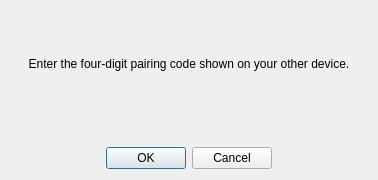
<?xml version="1.0" encoding="UTF-8"?>
<ui version="4.0">
 <class>RemotePinInputDialog</class>
 <widget class="QDialog" name="RemotePinInputDialog">
  <property name="windowModality">
   <enum>Qt::WindowModal</enum>
  </property>
  <property name="geometry">
   <rect>
    <x>0</x>
    <y>0</y>
    <width>378</width>
    <height>180</height>
   </rect>
  </property>
  <property name="sizePolicy">
   <sizepolicy hsizetype="Minimum" vsizetype="Minimum">
    <horstretch>0</horstretch>
    <verstretch>0</verstretch>
   </sizepolicy>
  </property>
  <property name="windowTitle">
   <string>Pairing code entry</string>
  </property>
  <layout class="QVBoxLayout" name="verticalLayout">
   <property name="leftMargin">
    <number>9</number>
   </property>
   <property name="topMargin">
    <number>12</number>
   </property>
   <property name="rightMargin">
    <number>9</number>
   </property>
   <item>
    <layout class="QHBoxLayout" name="horizontalLayout">
     <item>
      <widget class="QLabel" name="label">
       <property name="sizePolicy">
        <sizepolicy hsizetype="Minimum" vsizetype="Expanding">
         <horstretch>0</horstretch>
         <verstretch>0</verstretch>
        </sizepolicy>
       </property>
       <property name="minimumSize">
        <size>
         <width>200</width>
         <height>70</height>
        </size>
       </property>
       <property name="text">
        <string>Enter the four-digit pairing code shown on your other device.</string>
       </property>
       <property name="alignment">
        <set>Qt::AlignCenter</set>
       </property>
       <property name="wordWrap">
        <bool>true</bool>
       </property>
      </widget>
     </item>
    </layout>
   </item>
   <item>
    <layout class="QHBoxLayout" name="horizontalLayout2">
     <item>
      <spacer name="horizontalSpacer">
       <property name="orientation">
        <enum>Qt::Horizontal</enum>
       </property>
       <property name="sizeHint" stdset="0">
        <size>
         <width>40</width>
         <height>20</height>
        </size>
       </property>
      </spacer>
     </item>
     <item>
      <widget class="governikus::PasswordEdit" name="pinEntryLine" native="true">
       <property name="minimumSize">
        <size>
         <width>130</width>
         <height>20</height>
        </size>
       </property>
      </widget>
     </item>
     <item>
      <spacer name="horizontalSpacer_2">
       <property name="orientation">
        <enum>Qt::Horizontal</enum>
       </property>
       <property name="sizeHint" stdset="0">
        <size>
         <width>40</width>
         <height>10</height>
        </size>
       </property>
      </spacer>
     </item>
    </layout>
   </item>
   <item>
    <layout class="QHBoxLayout" name="horizontalLayout_2">
     <item>
      <spacer name="horizontalSpacer_3">
       <property name="orientation">
        <enum>Qt::Horizontal</enum>
       </property>
       <property name="sizeHint" stdset="0">
        <size>
         <width>40</width>
         <height>20</height>
        </size>
       </property>
      </spacer>
     </item>
     <item>
      <widget class="QDialogButtonBox" name="buttonBox">
       <property name="standardButtons">
        <set>QDialogButtonBox::Cancel|QDialogButtonBox::Ok</set>
       </property>
      </widget>
     </item>
     <item>
      <spacer name="horizontalSpacer_4">
       <property name="orientation">
        <enum>Qt::Horizontal</enum>
       </property>
       <property name="sizeHint" stdset="0">
        <size>
         <width>40</width>
         <height>20</height>
        </size>
       </property>
      </spacer>
     </item>
    </layout>
   </item>
  </layout>
 </widget>
 <customwidgets>
  <customwidget>
   <class>governikus::PasswordEdit</class>
   <extends>QWidget</extends>
   <header>generic/PasswordEdit.h</header>
   <container>1</container>
  </customwidget>
 </customwidgets>
 <resources/>
 <connections/>
</ui>
